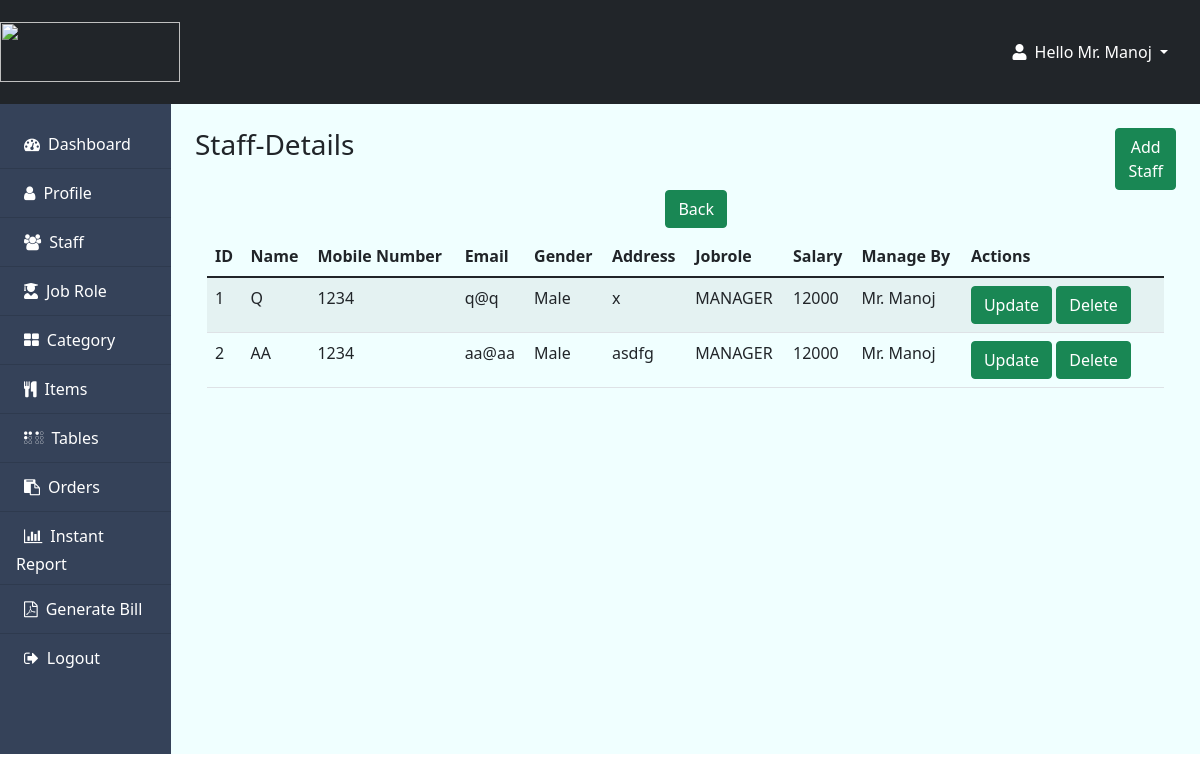
The app's page /displaystaff.php (signed in) with its own data.
### tables this page shows
CREATE TABLE IF NOT EXISTS `rms_admin` (
  `id` int(10) NOT NULL AUTO_INCREMENT,
  `name` varchar(30) NOT NULL,
  `email` varchar(30) NOT NULL,
  `mobile_no` int(13) NOT NULL,
  `gender` varchar(30) NOT NULL,
  `address` varchar(100) NOT NULL,
  `password` varchar(200) NOT NULL,
  PRIMARY KEY (`id`),
  UNIQUE KEY `email` (`email`)
);

CREATE TABLE IF NOT EXISTS `staff` (
  `id` int(30) NOT NULL AUTO_INCREMENT,
  `name` varchar(30) NOT NULL,
  `mobile_no` int(13) NOT NULL,
  `email` varchar(30) NOT NULL,
  `gender` varchar(30) NOT NULL,
  `address` varchar(100) NOT NULL,
  `job_role` int(30) NOT NULL,
  `salary` float NOT NULL,
  `manage_by` int(30) NOT NULL,
  PRIMARY KEY (`id`),
  KEY `FK_staff_admin` (`manage_by`),
  KEY `FK_staff_job_role` (`job_role`)
);

CREATE TABLE IF NOT EXISTS `rms_jobrole` (
  `id` int(30) NOT NULL AUTO_INCREMENT,
  `name` varchar(30) NOT NULL,
  `salary` float NOT NULL,
  PRIMARY KEY (`id`),
  UNIQUE KEY `name` (`name`)
);

### displaystaff.php (the view, shortened to what this page needs)
<?php
include 'rmsdbcon.php';
if (isset($_SESSION["admin"])) {
    $user = $_SESSION["admin"];
    $r = mysqli_query($con, "SELECT * FROM `rms_admin` WHERE `id`='$user'");
    $row = mysqli_fetch_array($r);
    $i = $row["name"];
}else{
    header("location:rmslogout.php");
}
$_result = mysqli_query($con, "SELECT * FROM `staff`;");
?>
<!DOCTYPE html>
<html lang="en">
<head>
    <link href="https://cdn.jsdelivr.net/npm/bootstrap@5.1.3/dist/css/bootstrap.min.css" rel="stylesheet">
    <link rel="stylesheet" href="https://cdnjs.cloudflare.com/ajax/libs/font-awesome/5.15.3/css/all.min.css" />
    <link rel="stylesheet" href="https://cdnjs.cloudflare.com/ajax/libs/font-awesome/4.7.0/css/font-awesome.min.css">
</head>
<body>
    <header>
        <nav class="navbar navbar-light bg-dark">
            <a class="navbar-brand" href="#">
                <img src="images/food-mania-logo.png" width="180" height="60" class="d-inline-block align-top" alt="">
            </a>
            <div id="page-content-wrapper">
                <nav class="navbar navbar-expand-lg navbar-light bg-transparent py-4 px-4">
                    <div class="collapse navbar-collapse" id="navbarSupportedContent">
                        <ul class="navbar-nav ms-auto mb-2 mb-lg-0">
                            <li class="nav-item dropdown">
                                <a class="nav-link dropdown-toggle second-text text-white" href="#" id="navbarDropdown" role="button" data-bs-toggle="dropdown" aria-expanded="false">
                                    <i class="fas fa-user me-2"></i><?php echo "Hello " . $i ?>
                                </a>
                            </li>
                        </ul>
                    </div>
                </nav>
            </div>
        </nav>
    </header>
    <div style="background-color: azure; height: 650px;" class="d-flex" id="wrapper">
        <div style="background-color: #354259; width: 200px;" class="" id="sidebar-wrapper">
            <div class="list-group list-group-flush my-3 ">
                <a href="index.php" class="list-group-item list-group-item-action bg-transparent text-white second-text ">
                    <i class="fa fa-tachometer p-2" aria-hidden="true"></i>Dashboard</a>
                <a href="admindetails.php" class="list-group-item list-group-item-action bg-transparent text-white second-text ">
                    <i class="fa fa-user p-2" aria-hidden="true"></i>Profile</a>
                <a href="displaystaff.php" class="list-group-item list-group-item-action bg-transparent text-white second-text">
                    <i class="fa fa-users p-2" aria-hidden="true"></i>Staff</a>
                    <a href="displayjobrole.php" class="list-group-item list-group-item-action bg-transparent text-white second-text ">
                    <i class="fas fa-user-graduate p-2" aria-hidden="true"></i>Job Role</a>
                <a href="displayitemcatagory.php" class="list-group-item list-group-item-action bg-transparent text-white second-text ">
                    <i class="fa fa-th-large p-2" aria-hidden="true"></i>Category</a>
                <a href="menu.php" class="list-group-item list-group-item-action bg-transparent text-white second-text ">
                    <i class="fa fa-cutlery p-2" aria-hidden="true"></i>Items</a>
                <a href="rmsmanagetable.php" class="list-group-item list-group-item-action bg-transparent text-white second-text">
                    <i class="fa fa-braille p-2" aria-hidden="true"></i>Tables</a>
                <a href="displaytodaysorder.php" class="list-group-item list-group-item-action bg-transparent text-white second-text ">
                    <i class="fa fa-clipboard p-2" aria-hidden="true"></i>Orders</a>
                    <a href="dailyreport.php" class="list-group-item list-group-item-action bg-transparent text-white second-text ">
                    <i class="fa fa-bar-chart p-2" aria-hidden="true"></i>Instant Report</a>
                <a href="billgenerate.php" class="list-group-item list-group-item-action bg-transparent text-white second-text ">
                    <i class="fa fa-file-pdf-o p-2" aria-hidden="true"></i>Generate Bill</a>
                    <a href="rmslogout.php" class="list-group-item list-group-item-action bg-transparent text-white second-text ">
                <i class="fa fa-sign-out p-2" aria-hidden="true"></i>Logout</a>
            </div>
        </div>
        <div class="container-fluid">
        <div class="container-fluid">
        <div class="row g-3 my-2">
            <div class="col">
                <h3>Staff-Details</h3>
            </div>
            <div class="col">
                <a href="addstaff.php" class="btn btn-success btn-lg-3" role="button" style="margin-left: 450px;">Add Staff</a>
                <a href="index.php" class="btn btn-success ml-3" role="button">Back</a>
            </div>
        </div>
            <?php
            if (mysqli_num_rows($_result) > 0) {
            ?>
                <div class="container-fluid">
                    <table class="table table-striped">
                        <thead>
                            <tr>
                                <th scope="col">ID</th>
                                <th scope="col">Name</th>
                                <th scope="col">Mobile Number</th>
                                <th scope="col">Email</th>
                                <th scope="col">Gender</th>
                                <th scope="col">Address</th>
                                <th scope="col">Jobrole</th>
                                <th scope="col">Salary</th>
                                <th scope="col">Manage By</th>
                                <th scope="col">Actions</th>
                            </tr>
                        </thead>
                        <?php
                        while ($row = mysqli_fetch_array($_result)) {
                            $x = $row["job_role"];
                            $rx = mysqli_query($con, "SELECT * FROM `rms_jobrole` where id = '$x';");
                            $ro1 = mysqli_fetch_array($rx);
                            $n = $ro1["name"];
                            $mb = $row["manage_by"];
                            $rx1 = mysqli_query($con, "SELECT * FROM `rms_admin` where id = '$mb';");
                            $ro2 = mysqli_fetch_array($rx1);
                            $n2 = $ro2["name"];
                        ?>
                            <tr>
                                <td><?php echo $row["id"]; ?></td>
                                <td><?php echo $row["name"]; ?></td>
                                <td><?php echo $row["mobile_no"]; ?></td>
                                <td><?php echo $row["email"]; ?></td>
                                <td><?php echo $row["gender"]; ?></td>
                                <td><?php echo $row["address"]; ?></td>
                                <td><?php echo $n; ?></td>
                                <td><?php echo $row["salary"]; ?></td>
                                <td><?php echo $n2; ?></td>
                                <td><a href="updatestaff.php?id=<?php echo $row["id"]; ?>" class="btn btn-success" role="button">Update</a>
                                    <a href="displaystaff.php?idd=<?php echo $row["id"]; ?>" class="btn btn-success ml-3" role="button">Delete</a>
                                <td></td>
                            </tr>
                        <?php
                        }
                        ?>
                    </table>
                </div>
            <?php
            } else {
                echo "No Record Found";
            }
            ?>
        </div>
</body>
</html>

### records on screen
rms_admin: name "Mr. Manoj"
staff: id "1", name "Q", mobile_no "1234", email "q@q", gender "Male", address "x", job_role.name "MANAGER", salary "12000", manage_by.name "Mr. Manoj"
staff: id "2", name "AA", mobile_no "1234", email "aa@aa", gender "Male", address "asdfg", job_role.name "MANAGER", salary "12000", manage_by.name "Mr. Manoj"
